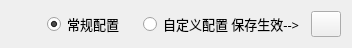
  <widget class="QWidget" name="horizontalLayoutWidget_5">
   <property name="geometry">
    <rect>
     <x>1330</x>
     <y>210</y>
     <width>352</width>
     <height>43</height>
    </rect>
   </property>
   <layout class="QHBoxLayout" name="setting">
    <item>
     <widget class="QLabel" name="lab_setting">
      <property name="maximumSize">
       <size>
        <width>30</width>
        <height>30</height>
       </size>
      </property>
      <property name="text">
       <string/>
      </property>
      <property name="pixmap">
       <pixmap>image/setting.png</pixmap>
      </property>
     </widget>
    </item>
    <item>
     <widget class="QRadioButton" name="rbtn_commonCfg">
      <property name="enabled">
       <bool>true</bool>
      </property>
      <property name="maximumSize">
       <size>
        <width>16777215</width>
        <height>30</height>
       </size>
      </property>
      <property name="font">
       <font>
        <family>Microsoft YaHei UI Light</family>
        <pointsize>10</pointsize>
       </font>
      </property>
      <property name="text">
       <string>常规配置</string>
      </property>
      <property name="checked">
       <bool>true</bool>
      </property>
     </widget>
    </item>
    <item>
     <widget class="QRadioButton" name="rbtn_customCfg">
      <property name="maximumSize">
       <size>
        <width>16777215</width>
        <height>30</height>
       </size>
      </property>
      <property name="font">
       <font>
        <family>Microsoft YaHei UI Light</family>
        <pointsize>10</pointsize>
       </font>
      </property>
      <property name="text">
       <string>自定义配置 保存生效--&gt;</string>
      </property>
      <property name="checked">
       <bool>false</bool>
      </property>
     </widget>
    </item>
    <item>
     <widget class="QPushButton" name="btn_saveCfg">
      <property name="maximumSize">
       <size>
        <width>30</width>
        <height>30</height>
       </size>
      </property>
      <property name="text">
       <string/>
      </property>
      <property name="icon">
       <iconset>
        <normaloff>image/entryParking.png</normaloff>image/entryParking.png</iconset>
      </property>
     </widget>
    </item>
   </layout>
  </widget>
